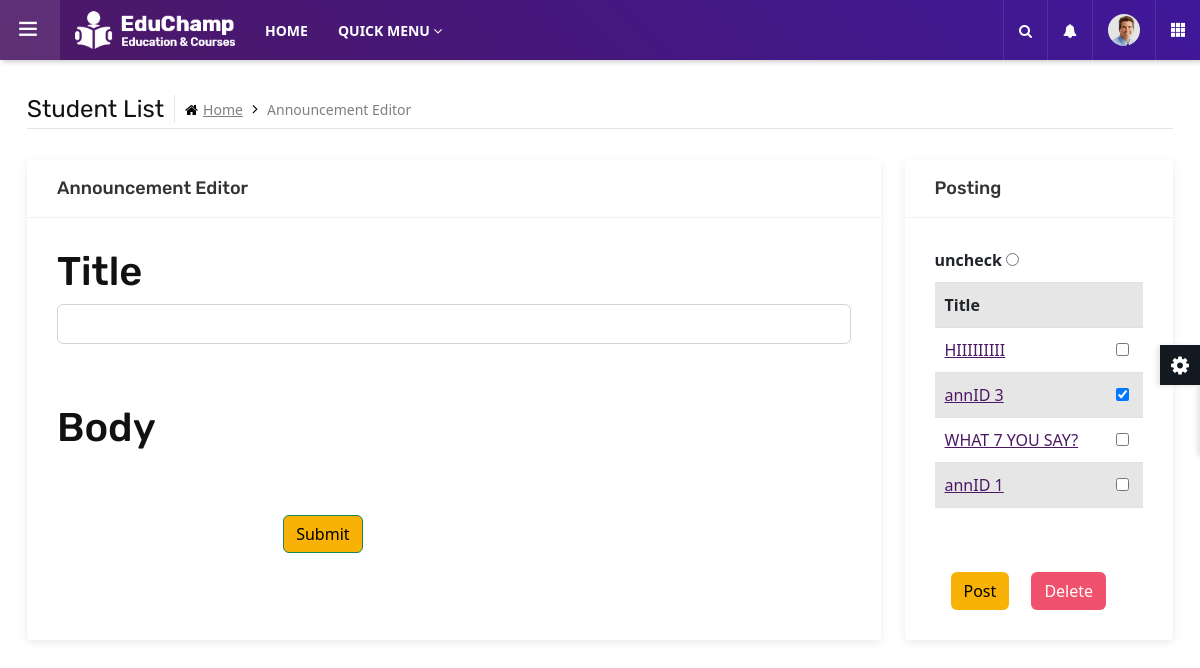
The page /announcementEdit.php (signed in) on the database as committed earlier.
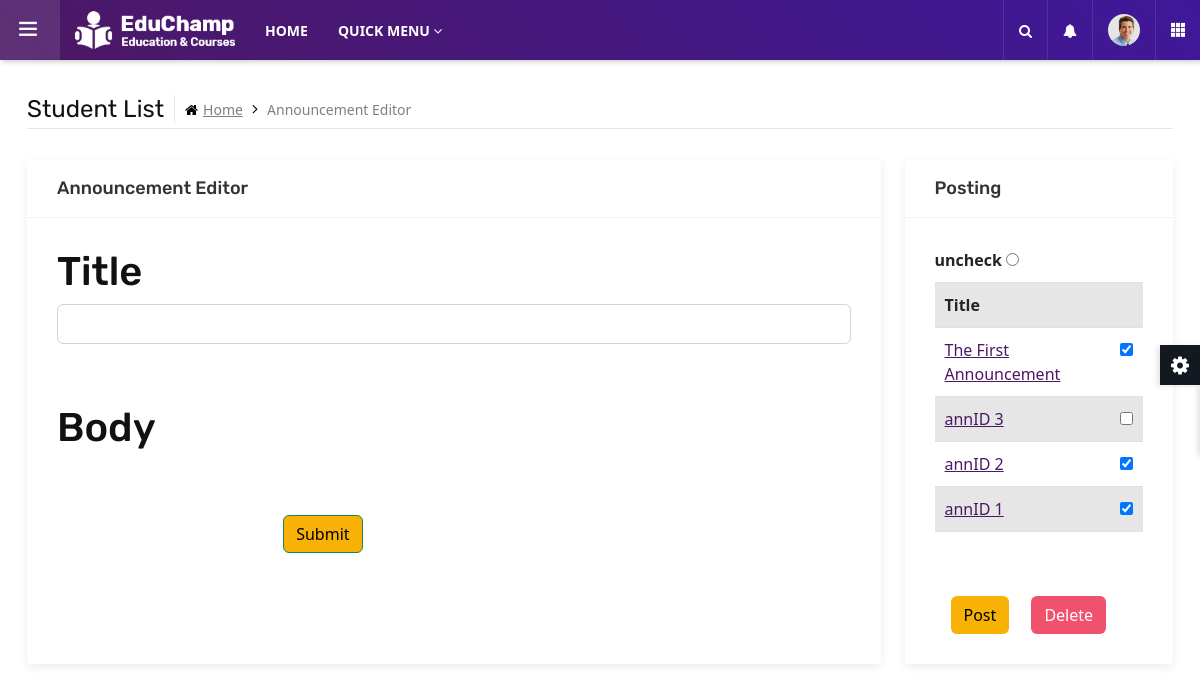
The same page on the database as committed later.
### tables this page shows
CREATE TABLE `announcement` (
  `annID` int(11) NOT NULL,
  `annDate` timestamp NOT NULL DEFAULT current_timestamp(),
  `annTitle` text NOT NULL,
  `annText` longtext NOT NULL,
  `annStatus` tinyint(1) NOT NULL DEFAULT 0,
  `tIC` char(12) DEFAULT NULL
);

### announcementEdit.php (the view, shortened to what this page needs)
<?php
include "sessionStaff.php";
?>
    <body>
    <main class="ttr-wrapper">
		<div class="container-fluid">
			<div class="db-breadcrumb">
				<h4 class="breadcrumb-title">Student List</h4>
				<ul class="db-breadcrumb-list">
					<li><a href="#"><i class="fa fa-home"></i>Home</a></li>
					<li>Announcement Editor</li>
				</ul>
			</div>
			<div class="row">
				<div class="col-lg-9 m-b30">
					<div class="widget-box">
						<div class="wc-title">
							<h4>Announcement Editor</h4>
						</div>
                        <form id = "editor" method="post" action = "announcementProcess.php" class="form-horizontal">
                        <div class="widget-inner">
                            <h1>Title</h1>
                            <?php
                            if(!isset($_GET["annID"])){
                            echo "
                            <input id='title' name = 'title' type = text class = 'form-control'>
                            ";
                            }
                            else{
                            $queryAnn = "SELECT * FROM Announcement WHERE annID = '$_GET[annID]'";
                            $resultAnn = mysqli_fetch_array(mysqli_query($con, $queryAnn));
                            echo "
                            <input id='title' name = 'title' type = text class = 'form-control' value = '$resultAnn[annTitle]'>
                            ";
                            }
                            ?>
						</div>
						<div class="widget-inner">
                            <h1>Body</h1>
                            <?php
                            if(!isset($_GET["annID"])){
                            echo "
                            <textarea id='tiny' name = 'tiny'>Hello, World!</textarea>
                            <button type='submit' class='mt-5 mx-3 btn btn-success'>Submit</button>
                            ";
                            }
                            else{
                            echo "
                            <textarea id='tiny' name = 'tiny'>$resultAnn[annText]</textarea>
                            <button type='submit' class='mt-5 mx-3 btn blue' value = '$_GET[annID]' name = 'editing' >Edit</button>
                            ";
                            }
                            ?>
						</div>
                        </form>
					</div>
				</div>
                <div class="col-lg-3 m-b30">
					<div class="widget-box">
						<div class="wc-title">
							<h4>Posting</h4>
						</div>
						<div id ="post-delete" class="widget-inner">
                            <label>uncheck&nbsp<input class ="checking" type = "radio" onchange = "unchecking()"></input></label>
                            <?php
                            echo "
                            <div id = 'posting'>
                            <form method='post' action = 'announcementPostingProcess.php'>
                            <table class='table table-striped table-hover '>
                            <tr>
                                <th>Title</th>
                                <th></th>
                            </tr>
                            ";
                            $query = "SELECT * FROM Announcement ORDER BY annID DESC";
                            $result = mysqli_query($con, $query);
                            while( $row = mysqli_fetch_array($result) ){
                            echo "
                            <tr><td><a btn btn-link href = 'announcementEdit.php?annID=$row[annID]'>$row[annTitle]</a></td>
                            ";
                            if($row["annStatus"] == 1){
                            echo "
                                <td><input class = 'checking' type = 'checkbox' value = '$row[annID]' name = 'annStatus[] ' checked ></td></tr>
                            ";
                            }else{
                            echo "
                                <td><input class = 'checking' type = 'checkbox' value = '$row[annID]' name = 'annStatus[] ' ></td></tr>
                            ";
                            }
                            }
                            echo "</table>
                            <div class = 'row'>
                                <div class = 'col-5'><button name = 'post' type = 'submit' class = 'mt-5 mx-3 btn ' >Post</button></div>
                                <div class = 'col-7'><button name = 'delete' type = 'submit' class = 'mt-5 btn red' >Delete</button></div>
                            </div>
                            </form>
                            </div>"
                            ?>
						</div>
					</div>
				</div>
			</div>
		</div>
	</main>
    </body>
</html>

Rows that differ between the two databases and show on the page:
removed announcement: annTitle "HIIIIIIIII"
added announcement: annTitle "The First Announcement"
changed announcement "annID 3": annStatus 1 → 0 (drawn); value "☑" → "☐"
changed announcement: annTitle "WHAT 7 YOU SAY?" → "annID 2"; annStatus 0 → 1 (drawn); value "☐" → "☑"
changed announcement "annID 1": annStatus 0 → 1 (drawn); value "☐" → "☑"
